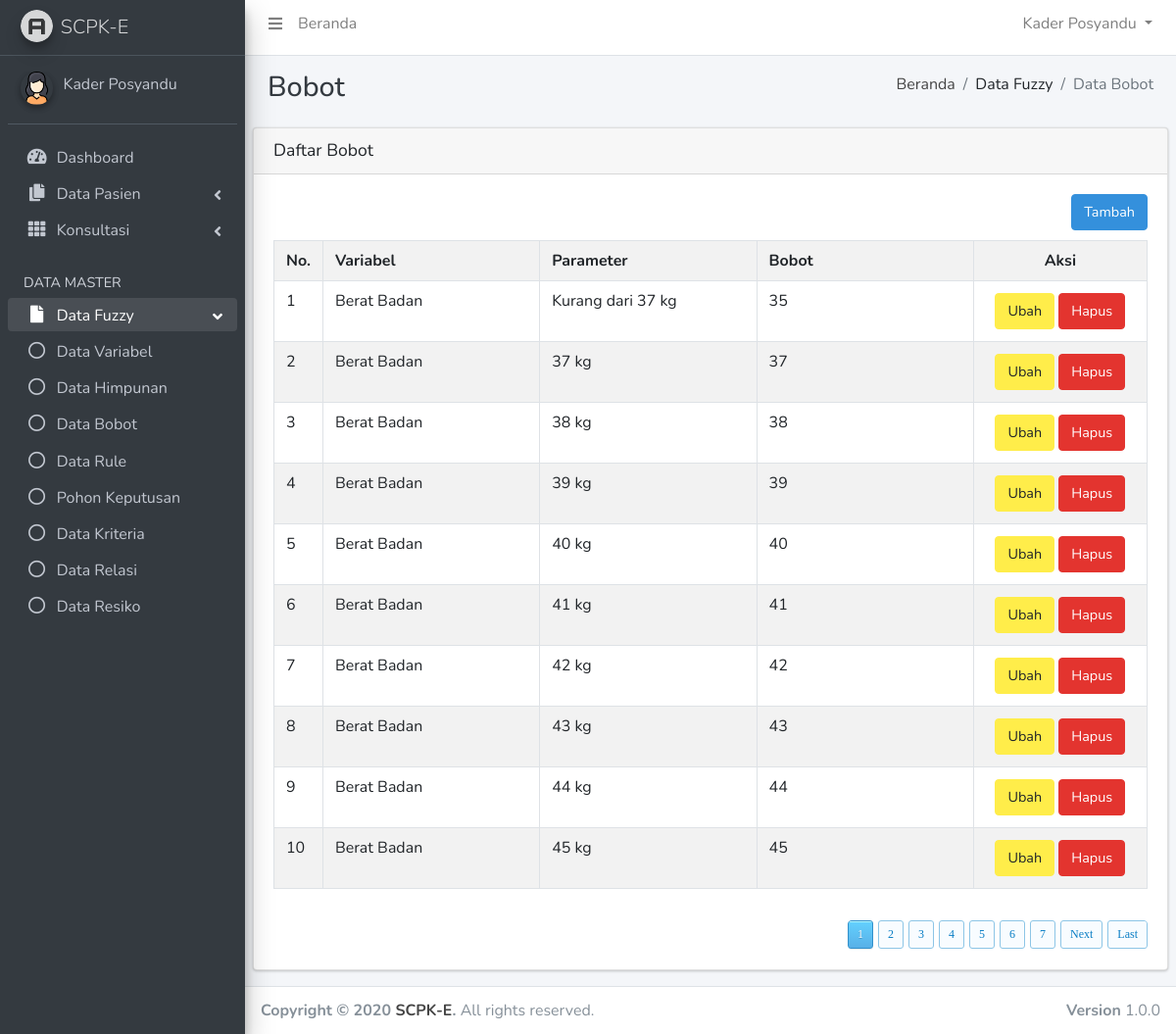
Page /scpk-e/?page=parameter (signed in) on the committed database.
### tables this page shows
CREATE TABLE `bobot` (
  `id_variabel_parameter` int(2) NOT NULL,
  `id_variabel` int(2) NOT NULL,
  `parameter` varchar(50) NOT NULL,
  `bobot` double NOT NULL
);

CREATE TABLE `variabel` (
  `id_variabel` int(2) NOT NULL,
  `variabel` varchar(30) NOT NULL,
  `sifat` varchar(30) NOT NULL,
  `jenis` int(1) NOT NULL COMMENT '1. Kriteria, 2. Keputusan'
);

### scpk-e/config/koneksi.php (called while the page is built, shortened)
<?php
function querydb($query)
{
	$result=mysql_query($query) or die ("gagal melakukan Query=$query");
	return $result;
}
?>

### scpk-e/list_parameter.php (the view, shortened to what this page needs)
<div class="content-header">
    <div class="container-fluid">
        <div class="row mb-2">
            <div class="col-sm-6">
                <h1 class="m-0 text-dark">Bobot</h1>
            </div>
            <div class="col-sm-6">
                <ol class="breadcrumb float-sm-right">
                    <li class="breadcrumb-item"><a href="?page=home">Beranda</a></li>
                    <li class="breadcrumb-item">Data Fuzzy</li>
                    <li class="breadcrumb-item active">Data Bobot</li>
                </ol>
            </div>
        </div>
    </div>
</div>
<section class="content">
	<div class="row">
		<div class="col-12">
			<div class="card">
				<div class="card-header">
					<h2 class="card-title" style="margin-bottom: 1px;">Daftar Bobot</h2>
				</div>
				<div class="card-body">
          <div style="float: right;">
            <a href="?page=parameter-input&stat=tambah" class="btn btn-primary"><i class="icon ion-android-add-circle"></i> Tambah</a>
          </div>
          <br />
          <div style="clear:both; height:10px;"></div>
          <div class="form-style-2">
              <table class="table table-striped table-bordered" width="100%" border="0" cellspacing="0" cellpadding="4">
                <tr>
                  <td width="5%"><b>No.</b></td>
                  <td width="25%"><b>Variabel</b></td>
                  <td width="25%"><b>Parameter</b></td>
                  <td width="25%"><b>Bobot</b></td>
                  <td width="20%" style="text-align:center"><b>Aksi</b></td>
                </tr>
                <?php
                  $pg = (int)(!isset($_GET["pg"]) ? 1 : @$_GET["pg"]);
                  $limit = 10;
                  $startpoint = ($pg * $limit) - $limit;
                  $no=$startpoint;
                  $hquery=querydb("SELECT a.id_variabel_parameter, a.parameter, a.id_variabel, a.bobot, b.variabel
                            FROM bobot as a, variabel as b
                          WHERE a.id_variabel=b.id_variabel
                          ORDER BY b.id_variabel ASC, a.id_variabel_parameter ASC LIMIT {$startpoint}, {$limit}");
                  while($data=mysql_fetch_assoc($hquery)){
                  $no++;
                ?>
                <tr>
                  <td><?php echo $no; ?></td>
                  <td><?php echo $data['variabel']; ?></td>
                  <td><?php echo $data['parameter']; ?></td>
                  <td><?php echo $data['bobot']; ?></td>
                  <td width="5%" style="text-align:center;">
                      <a href="?page=parameter-input&stat=ubah&id=<?php echo $data['id_variabel_parameter']; ?>" class="btn btn-warning"><i class="icon ion-android-create"></i> Ubah</a>
                      <a style="color:white" class="btn btn-danger" onclick="konfirmasi<?php echo $data['id_variabel_parameter']; ?>()"><i class="icon ion-trash-a"></i> Hapus</a>
                  </td>
                </tr>
                <?php } if(@$_GET['con']!="") { ?>
                <tr>
                  <td colspan="8" style="color:#360; font-weight:600; font-size:14px;">
                  <?php
                    if(@$_GET['con']==1) { echo "Data berhasil ditambahkan."; }
                    elseif(@$_GET['con']==2) { echo "Data berhasil diubah."; }
                    elseif(@$_GET['con']==3) { echo "Data berhasil dihapus."; }
                  ?>
                </tr>
                <?php } ?>
              </table>
              <br />
                <div style="float: right;">
                  <?php
                    $cari=""; $url="";
                    $url=(trim($cari=="") ? $url="?page=parameter&" : $url="?page=parameter&cari=$cari&");
                    $query="SELECT id_variabel_parameter FROM bobot";
                    echo pagination($query,$limit,$pg,$url);
                  ?>
                </div>
              <br />
          </div>
        </div>
      </div>
    </div>
  </div>
</section>

### rows in the picture
bobot: id_variabel.variabel "Berat Badan", parameter "Kurang dari 37 kg", bobot "35"
bobot: id_variabel.variabel "Berat Badan", parameter "37 kg", bobot "37"
bobot: id_variabel.variabel "Berat Badan", parameter "38 kg", bobot "38"
bobot: id_variabel.variabel "Berat Badan", parameter "39 kg", bobot "39"
bobot: id_variabel.variabel "Berat Badan", parameter "40 kg", bobot "40"
bobot: id_variabel.variabel "Berat Badan", parameter "41 kg", bobot "41"
bobot: id_variabel.variabel "Berat Badan", parameter "42 kg", bobot "42"
bobot: id_variabel.variabel "Berat Badan", parameter "43 kg", bobot "43"
bobot: id_variabel.variabel "Berat Badan", parameter "44 kg", bobot "44"
bobot: id_variabel.variabel "Berat Badan", parameter "45 kg", bobot "45"
